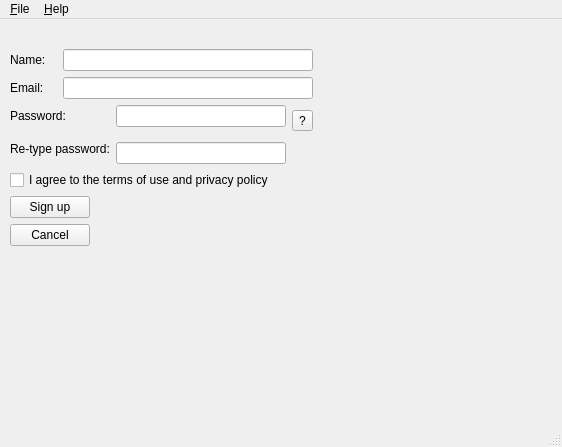
<?xml version="1.0" encoding="UTF-8"?>
<ui version="4.0">
 <class>MainWindow</class>
 <widget class="QMainWindow" name="MainWindow">
  <property name="geometry">
   <rect>
    <x>0</x>
    <y>0</y>
    <width>562</width>
    <height>447</height>
   </rect>
  </property>
  <property name="windowTitle">
   <string>MainWindow</string>
  </property>
  <widget class="QWidget" name="centralwidget">
   <widget class="QWidget" name="">
    <property name="geometry">
     <rect>
      <x>10</x>
      <y>30</y>
      <width>303</width>
      <height>235</height>
     </rect>
    </property>
    <layout class="QVBoxLayout" name="verticalLayout">
     <item>
      <layout class="QGridLayout" name="gridLayout">
       <item row="2" column="2">
        <widget class="QLineEdit" name="lineEdit_3"/>
       </item>
       <item row="1" column="1" colspan="3">
        <widget class="QLineEdit" name="lineEdit_2"/>
       </item>
       <item row="4" column="2">
        <widget class="QLineEdit" name="lineEdit_4"/>
       </item>
       <item row="3" column="0" rowspan="2" colspan="2">
        <widget class="QLabel" name="label_4">
         <property name="text">
          <string>Re-type password:</string>
         </property>
        </widget>
       </item>
       <item row="1" column="0">
        <widget class="QLabel" name="label_2">
         <property name="text">
          <string>Email:</string>
         </property>
        </widget>
       </item>
       <item row="2" column="3" rowspan="2">
        <widget class="QToolButton" name="passwordHelpButton">
         <property name="text">
          <string>?</string>
         </property>
        </widget>
       </item>
       <item row="2" column="0" colspan="2">
        <widget class="QLabel" name="label_3">
         <property name="text">
          <string>Password:</string>
         </property>
        </widget>
       </item>
       <item row="0" column="0">
        <widget class="QLabel" name="name_Lable">
         <property name="text">
          <string>Name:</string>
         </property>
         <property name="buddy">
          <cstring>name_Lable</cstring>
         </property>
        </widget>
       </item>
       <item row="0" column="1" colspan="3">
        <widget class="QLineEdit" name="lineEdit"/>
       </item>
      </layout>
     </item>
     <item>
      <layout class="QFormLayout" name="formLayout">
       <item row="0" column="0">
        <widget class="QCheckBox" name="termsOfUse">
         <property name="font">
          <font>
           <underline>false</underline>
          </font>
         </property>
         <property name="text">
          <string>I agree to the terms of use and privacy policy </string>
         </property>
         <property name="checked">
          <bool>false</bool>
         </property>
        </widget>
       </item>
       <item row="2" column="0">
        <widget class="QPushButton" name="cancelButton">
         <property name="text">
          <string>Cancel</string>
         </property>
        </widget>
       </item>
       <item row="1" column="0">
        <widget class="QPushButton" name="signUpButton">
         <property name="text">
          <string>Sign up</string>
         </property>
        </widget>
       </item>
      </layout>
     </item>
    </layout>
   </widget>
  </widget>
  <widget class="QMenuBar" name="menubar">
   <property name="geometry">
    <rect>
     <x>0</x>
     <y>0</y>
     <width>562</width>
     <height>22</height>
    </rect>
   </property>
   <widget class="QMenu" name="menu_File">
    <property name="title">
     <string>&amp;File</string>
    </property>
   </widget>
   <widget class="QMenu" name="menu_Help">
    <property name="title">
     <string>&amp;Help</string>
    </property>
   </widget>
   <addaction name="menu_File"/>
   <addaction name="menu_Help"/>
  </widget>
  <widget class="QStatusBar" name="statusbar"/>
 </widget>
 <tabstops>
  <tabstop>lineEdit</tabstop>
  <tabstop>lineEdit_2</tabstop>
  <tabstop>lineEdit_3</tabstop>
  <tabstop>lineEdit_4</tabstop>
  <tabstop>passwordHelpButton</tabstop>
  <tabstop>termsOfUse</tabstop>
 </tabstops>
 <resources/>
 <connections>
  <connection>
   <sender>cancelButton</sender>
   <signal>clicked()</signal>
   <receiver>MainWindow</receiver>
   <slot>close()</slot>
   <hints>
    <hint type="sourcelabel">
     <x>252</x>
     <y>261</y>
    </hint>
    <hint type="destinationlabel">
     <x>324</x>
     <y>296</y>
    </hint>
   </hints>
  </connection>
  <connection>
   <sender>termsOfUse</sender>
   <signal>clicked()</signal>
   <receiver>MainWindow</receiver>
   <slot>privacyCheck()</slot>
   <hints>
    <hint type="sourcelabel">
     <x>182</x>
     <y>202</y>
    </hint>
    <hint type="destinationlabel">
     <x>307</x>
     <y>163</y>
    </hint>
   </hints>
  </connection>
  <connection>
   <sender>signUpButton</sender>
   <signal>clicked()</signal>
   <receiver>MainWindow</receiver>
   <slot>takeInputs()</slot>
   <hints>
    <hint type="sourcelabel">
     <x>282</x>
     <y>232</y>
    </hint>
    <hint type="destinationlabel">
     <x>69</x>
     <y>279</y>
    </hint>
   </hints>
  </connection>
  <connection>
   <sender>lineEdit</sender>
   <signal>editingFinished()</signal>
   <receiver>MainWindow</receiver>
   <slot>takeInputs()</slot>
   <hints>
    <hint type="sourcelabel">
     <x>103</x>
     <y>59</y>
    </hint>
    <hint type="destinationlabel">
     <x>12</x>
     <y>30</y>
    </hint>
   </hints>
  </connection>
  <connection>
   <sender>lineEdit_2</sender>
   <signal>editingFinished()</signal>
   <receiver>MainWindow</receiver>
   <slot>takeInputs()</slot>
   <hints>
    <hint type="sourcelabel">
     <x>145</x>
     <y>92</y>
    </hint>
    <hint type="destinationlabel">
     <x>180</x>
     <y>24</y>
    </hint>
   </hints>
  </connection>
  <connection>
   <sender>lineEdit_3</sender>
   <signal>editingFinished()</signal>
   <receiver>MainWindow</receiver>
   <slot>takeInputs()</slot>
   <hints>
    <hint type="sourcelabel">
     <x>265</x>
     <y>125</y>
    </hint>
    <hint type="destinationlabel">
     <x>305</x>
     <y>33</y>
    </hint>
   </hints>
  </connection>
  <connection>
   <sender>lineEdit_4</sender>
   <signal>editingFinished()</signal>
   <receiver>MainWindow</receiver>
   <slot>takeInputs()</slot>
   <hints>
    <hint type="sourcelabel">
     <x>167</x>
     <y>172</y>
    </hint>
    <hint type="destinationlabel">
     <x>20</x>
     <y>233</y>
    </hint>
   </hints>
  </connection>
 </connections>
 <slots>
  <slot>privacyCheck()</slot>
  <slot>takeInputs()</slot>
  <slot>checkInputs()</slot>
 </slots>
</ui>
